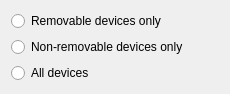
<?xml version="1.0" encoding="UTF-8"?>
<ui version="4.0">
 <class>dictConfig</class>
 <widget class="QWidget" name="dictConfig">
  <property name="geometry">
   <rect>
    <x>0</x>
    <y>0</y>
    <width>230</width>
    <height>93</height>
   </rect>
  </property>
  <layout class="QGridLayout" name="gridLayout">
   <item row="0" column="0">
    <widget class="QRadioButton" name="kcfg_removableDevices">
     <property name="text">
      <string>Removable devices only</string>
     </property>
    </widget>
   </item>
   <item row="1" column="0">
    <widget class="QRadioButton" name="kcfg_nonRemovableDevices">
     <property name="text">
      <string>Non-removable devices only</string>
     </property>
    </widget>
   </item>
   <item row="1" column="1" rowspan="3">
    <spacer name="horizontalSpacer">
     <property name="orientation">
      <enum>Qt::Horizontal</enum>
     </property>
     <property name="sizeHint" stdset="0">
      <size>
       <width>2</width>
       <height>20</height>
      </size>
     </property>
    </spacer>
   </item>
   <item row="2" column="0">
    <widget class="QRadioButton" name="kcfg_allDevices">
     <property name="text">
      <string>All devices</string>
     </property>
    </widget>
   </item>
   <item row="3" column="0">
    <spacer name="verticalSpacer">
     <property name="orientation">
      <enum>Qt::Vertical</enum>
     </property>
     <property name="sizeHint" stdset="0">
      <size>
       <width>20</width>
       <height>3</height>
      </size>
     </property>
    </spacer>
   </item>
  </layout>
 </widget>
 <resources/>
 <connections/>
</ui>
